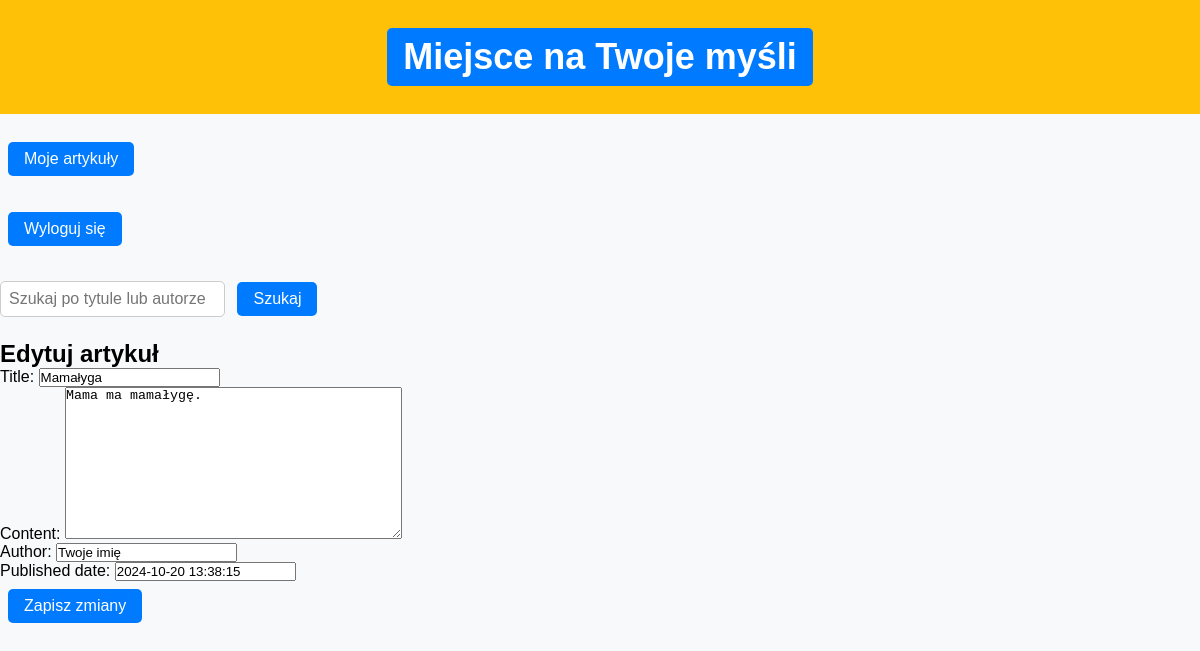
Screenshot of /post/1/edit/ (signed in) with the database file from the repository.
### blog/models.py (models this page shows, shortened)
class Post(models.Model):
    title = models.CharField(max_length=200)
    content = models.TextField()
    author = models.ForeignKey(User, on_delete=models.CASCADE)
    created_at = models.DateTimeField(auto_now_add=True)
    updated_at = models.DateTimeField(auto_now=True)
    published_date = models.DateTimeField(null=True, blank=True)

### blog_project/views.py (the view, shortened to what this page needs)
# urls.py: path('post/<int:pk>/edit/', PostUpdateView.as_view(), name='post_update'),
class PostUpdateView(UpdateView):
    model = Post
    form_class = PostForm
    template_name = 'blog/post_update.html'
    def get_object(self, queryset=None):
        post = get_object_or_404(Post, pk=self.kwargs['pk'])
        if post.author != self.request.user:
            raise Http404("Nie masz uprawnień do edytowania tego posta")
        return post

### blog/forms.py
class PostForm(forms.ModelForm):
    class Meta:
        model = Post
        fields = ['title', 'content']
    author = forms.CharField(max_length=100, initial="Twoje imię")
    published_date = forms.DateTimeField(initial=timezone.now)

### blog/templates/blog/post_update.html
{% extends 'base.html' %} {% block content %}
<h2>Edytuj artykuł</h2>
<form method="POST">
  {% csrf_token %} {{ form.as_p }}
  <button type="submit">Zapisz zmiany</button>
</form>
{% endblock %}

### blog/static/css/styles.css (style rules this page uses)
* { margin: 0; padding: 0; box-sizing: border-box; }
body { font-family: Arial, sans-serif; background-color: #f8f9fa; }
button, a { font-size: 16px; padding: 8px 16px; margin: 8px; text-decoration: none; background-color: #007bff; color: white; border: none; border-radius: 5px; cursor: pointer; display: inline-block; width: auto; }
form { display: inline-block; }

### rows the page displays
Post: title "Mamałyga", content "Mama ma mamałygę.", author "Twoje imię", published_date "2024-10-20 13:38:15"
